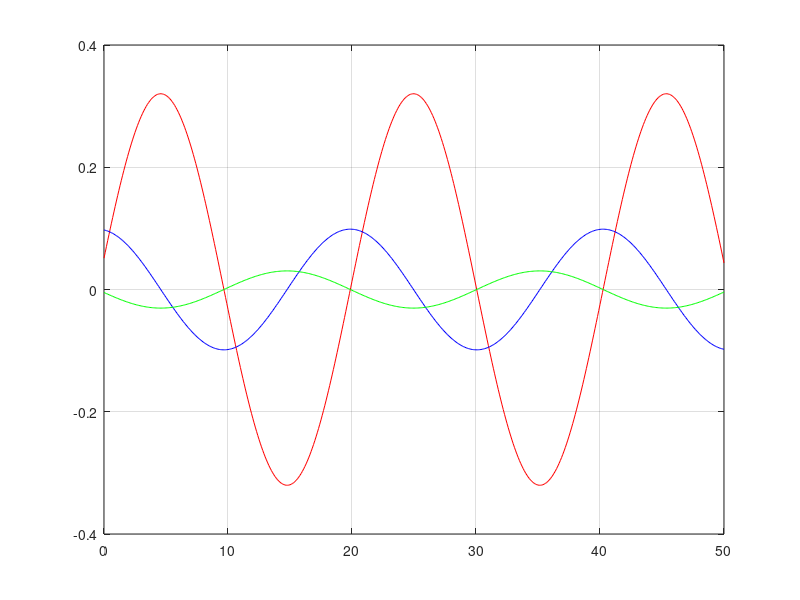
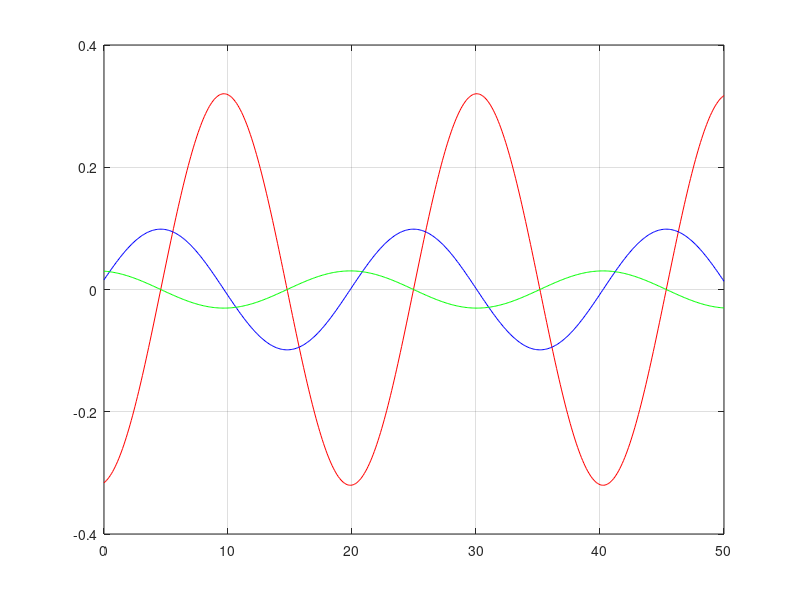

Source code (MATLAB) for these figures, in order:
function harm_amp1
m=1000;
k=100;
c=100;
f0=10;
I=sqrt(-1);
w0=sqrt(k/m);
g=c/2/m;
wd=sqrt(w0^2-g^2);
wr=sqrt(w0^2-2*g*g);
w=wr;
phi=atan(2.*g.*w./(w0.^2-w.^2))
t=0:0.1:50;
A=f0./m./sqrt((w0.^2-w.^2).^2 + 4.*g.^2.*w.^2);
x = A.*exp(I.*(w.*t - phi));
v = A.*I.*w.*exp(sqrt(-1).*(w.*t - phi));
a = A.*((I.*w).^2).*exp(sqrt(-1).*(w.*t - phi));
figure(1);plot(t,x,'r',t,v,'b',t,a,'g');grid on;
figure(2);plot(t,imag(x),'r',t,imag(v),'b',t,imag(a),'g');grid on;

t=phi/w
x = A.*exp(I.*(w.*t - phi))
v = A.*I.*w.*exp(I.*(w.*t - phi))
a = A.*((I.*w).^2).*exp(I.*(w.*t - phi))
ma=m*a
cv=c*v
kx=k*x
F=f0*exp(I.*w.*t)
K=(F-ma-cv)/x
